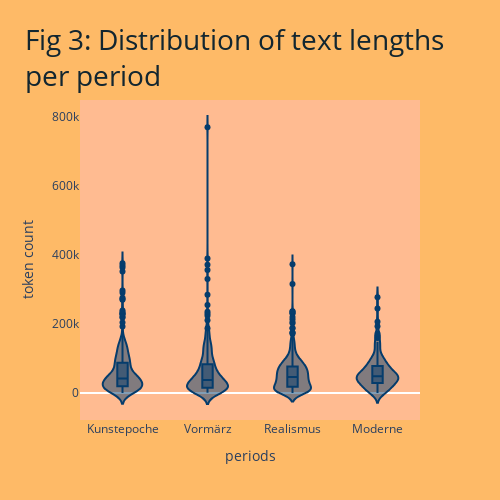

Write notebook code for a chart like this one.
### Code cell
fig = px.violin(df,
       y="token count",
                x="periods",
       hover_data=["title", "author"],
       title="Fig 3: Distribution of text lengths<br>per period",
       color_discrete_sequence=["#053c6c"],
       box=True,
    )
fig.update_layout({"plot_bgcolor":"#ffbb91", "paper_bgcolor":"#feba67", "width":500, "height":500},
                  xaxis=dict(showgrid=False),
                  yaxis=dict(showgrid=False),
                  title_font_color="#122630",
                  title=dict(font=dict(size=28), yref='paper')
                  )
fig.show()

### Figure 1 — Plotly figure (JSON) as saved in the notebook; plotly's stock layout.template omitted (floating-point values rounded to 4 significant figures; data arrays with more than 128 entries replaced by an {"elided": "..."} marker saying what was removed)
{"data": [{"alignmentgroup": "True", "box": {"visible": true}, "customdata": {"elided": "1764x2 str values"}, "hovertemplate": "periods=%{x}<br>token count=%{y}<br>title=%{customdata[0]}<br>author=%{customdata[1]}<extra></extra>", "legendgroup": "", "marker": {"color": "#053c6c"}, "name": "", "offsetgroup": "", "orientation": "v", "scalegroup": "True", "showlegend": false, "type": "violin", "x": {"elided": "1764 str values"}, "x0": " ", "xaxis": "x", "y": {"elided": "1764 int values"}, "y0": " ", "yaxis": "y"}], "layout": {"height": 500, "legend": {"tracegroupgap": 0}, "paper_bgcolor": "#feba67", "plot_bgcolor": "#ffbb91", "title": {"font": {"color": "#122630", "size": 28}, "text": "Fig 3: Distribution of text lengths<br>per period", "yref": "paper"}, "violinmode": "group", "width": 500, "xaxis": {"anchor": "y", "autorange": true, "domain": [0, 1], "range": [-0.5, 3.5], "showgrid": false, "title": {"text": "periods"}, "type": "category"}, "yaxis": {"anchor": "x", "autorange": true, "domain": [0, 1], "range": [-78140.0, 849700.0], "showgrid": false, "title": {"text": "token count"}, "type": "linear"}}}
